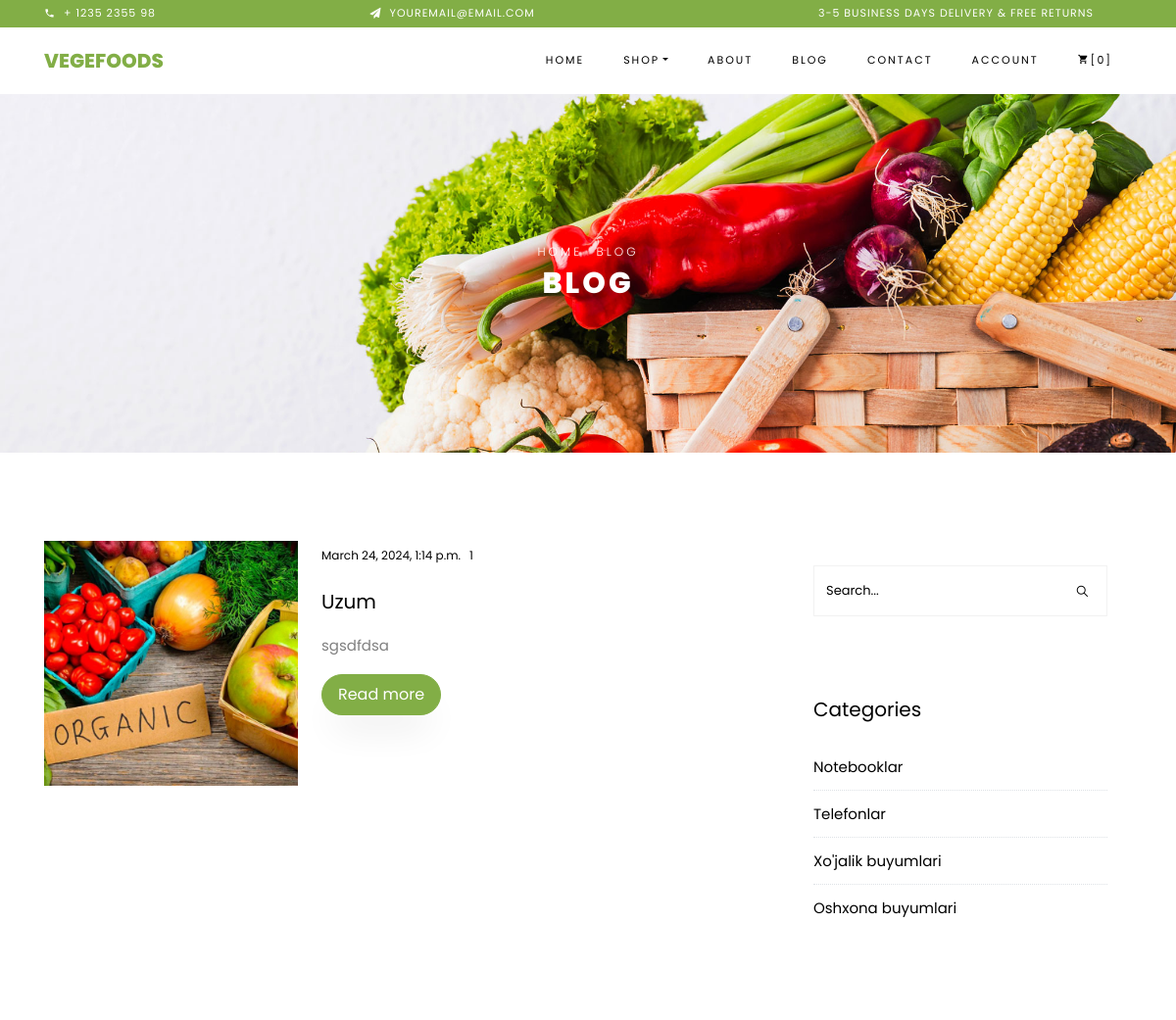
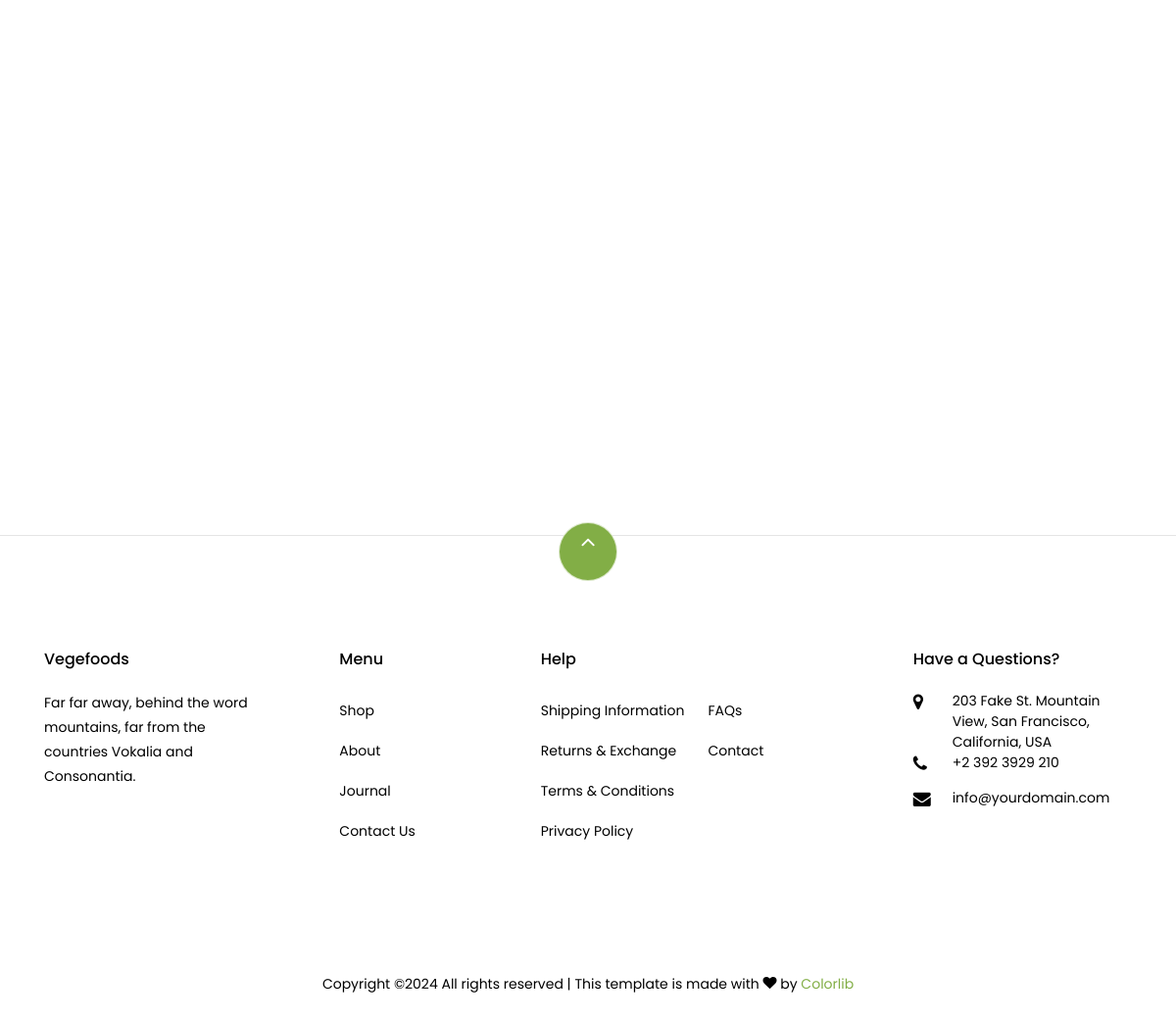
The page /blog/ (signed in) on the database its author committed (2 pictures, top to bottom).
### main/models.py (models this page shows, shortened)
class Blog(models.Model):
    user = models.ForeignKey(to=User, on_delete=models.CASCADE)
    title = models.CharField(max_length=150)
    text = models.TextField()
    image = models.ImageField(upload_to='blog_images/', null=True, blank=True)
    tag = models.ManyToManyField(to=Tag, blank=True)
    created_at = models.DateTimeField(auto_now=True)

class User(AbstractUser):
    phone_number = models.CharField(max_length=20, null=True, blank=True, unique=True)
    mobile_number = models.CharField(max_length=20, null=True, blank=True, unique=True)
    address = models.CharField(max_length=255)
    class Meta:
        swappable = 'AUTH_USER_MODEL'
        verbose_name = 'User'
        verbose_name_plural = 'Users'
    def __str__(self):
        return self.username

class Category(models.Model):
    name = models.CharField(max_length=100)

### main/views.py (the view)
# urls.py: path('blog/',blog_view , name='blog_url'),
def blog_view(request):
    if request.user.is_authenticated:
        user = request.user
    else:
        return redirect('index_url')
    basket = Basket.objects.filter(user_id=user.id).count()
    context = {
        'blog':Blog.objects.all().order_by('-id')[:6],
        'category':Category.objects.all().order_by('-id')[:4],
        'recent_blog':Recent_blog.objects.all().order_by('-id')[:3],
        'tag':Tag.objects.all().order_by('-id')[:7],
        'basket': basket
    }
    return render(request,'blog.html', context)

### template/blog.html (shortened to what this page needs)
{% extends 'base.html' %}
{% block content %}
{% load static %}
    <div class="hero-wrap hero-bread" style="background-image: url({% static 'images/bg_1.jpg' %})">
      <div class="container">
        <div class="row no-gutters slider-text align-items-center justify-content-center">
          <div class="col-md-9 ftco-animate text-center">
          	<p class="breadcrumbs"><span class="mr-2"><a href="index.html">Home</a></span> <span>Blog</span></p>
            <h1 class="mb-0 bread">Blog</h1>
          </div>
        </div>
      </div>
    </div>
    <section class="ftco-section ftco-degree-bg">
      <div class="container">
        <div class="row">
          <div class="col-lg-8 ftco-animate">
			  <div class="row">
				  {% for i in blog %}
				  <div class="col-md-12 d-flex ftco-animate">
		            <div class="blog-entry align-self-stretch d-md-flex">
		              <a href="blog-single.html" class="block-20" style="background-image: url('{{ i.image.url }}');">
		              </a>
		              <div class="text d-block pl-md-4">
		              	<div class="meta mb-3">
		                  <div><a href="#">{{ i.created_at }}</a></div>
		                  <div><a href="#">{{ i.user }}</a></div>
		                </div>
		                <h3 class="heading"><a href="#">{{ i.title }}</a></h3>
		                <p>{{ i.text }}</p>
		                <p><a href="blog-single/" class="btn btn-primary py-2 px-3">Read more</a></p>
		              </div>
		            </div>
		          </div>
		          {% endfor %}
						</div>
          </div>
          <div class="col-lg-4 sidebar ftco-animate">
            <div class="sidebar-box">
              <form action="#" class="search-form">
                <div class="form-group">
                  <span class="icon ion-ios-search"></span>
                  <input type="text" class="form-control" placeholder="Search...">
                </div>
              </form>
            </div>
            <div class="sidebar-box ftco-animate">
                <h3 class="heading">Categories</h3>
              <ul class="categories">
                  {% for i in category %}
                <li><a href="#">{{ i.name }} </a></li>
                  {% endfor %}
              </ul>
            </div>
          </div>
        </div>
      </div>
    </section>
{% endblock %}

### rows shown on the page
Blog: image (picture), created_at "March 24, 2024, 1:14 p.m.", user "1", title "Uzum", text "sgsdfdsa"
Category: name "Notebooklar"
Category: name "Telefonlar"
Category: name "Xo'jalik buyumlari"
Category: name "Oshxona buyumlari"

### other values the page prints
{{ basket }} "0"
